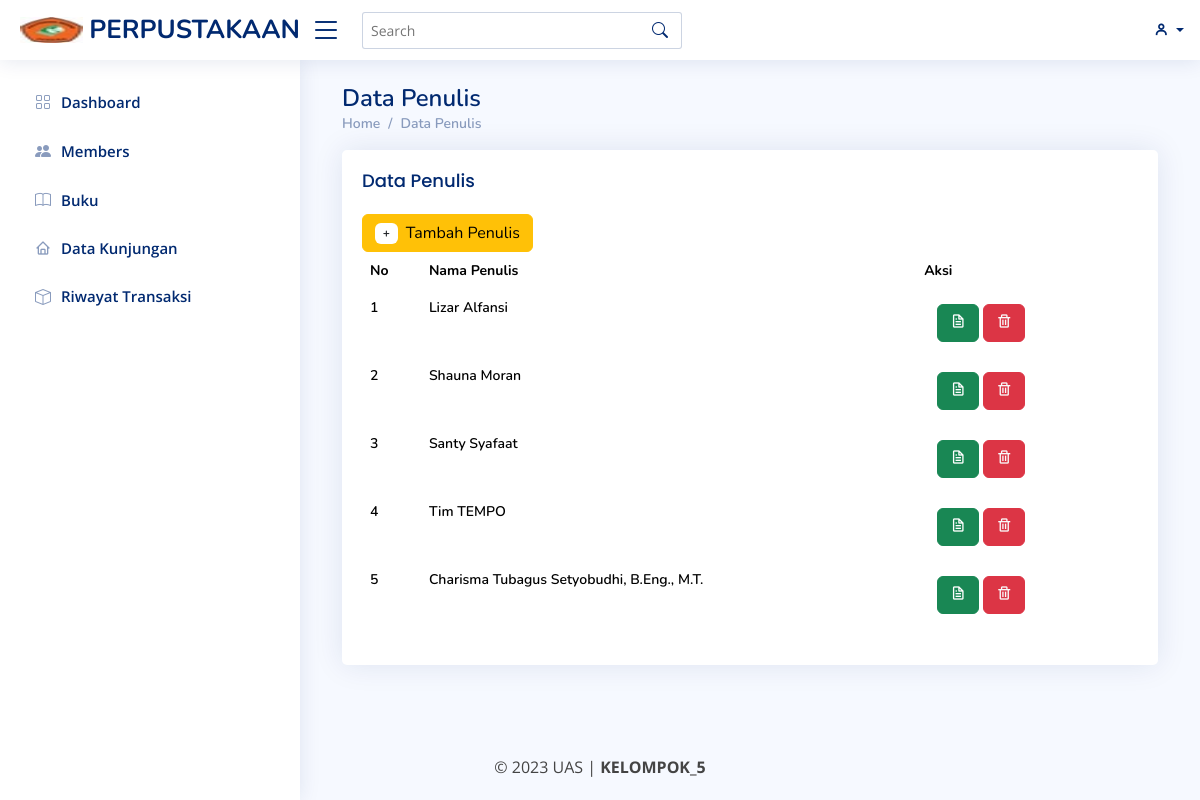
The page /index.php?page=penulis (signed in) on the database its author committed.
### tables this page shows
CREATE TABLE `penulis` (
  `id_penulis` int(11) NOT NULL,
  `nama_penulis` varchar(50) NOT NULL
);

### penulis.php (the view, shortened to what this page needs)
<div class="pagetitle">
    <h1>Data Penulis</h1>
    <nav>
        <ol class="breadcrumb">
            <li class="breadcrumb-item"><a href="index.php?page=dashboard">Home</a></li>
            <li class="breadcrumb-item"><a href="index.php?page=prodi">Data Penulis</a></li>
            <?php
            $aksi = isset($_GET['aksi']) ? $_GET['aksi'] : 'list';
            switch ($aksi) {
                    ?>
        <?php
                case 'list':
                    include 'koneksi.php';
                    ?>
        <div class="col-12  mt-3">
            <div class="card recent-sales overflow-auto">
                <div class="card-body">
                    <h5 class="card-title">Data Penulis</h5>
                    <table class="table table-borderless datatable">
                        <button type="button" class="btn btn-warning" data-bs-toggle="modal" data-bs-target="#exampleModal">
                            <span class="badge bg-white text-dark me-2">+</span>Tambah Penulis
                        </button>
                </div>
            </div>
            <thead>
                <tr>
                    <th scope="col">No</th>
                    <th scope="col">Nama Penulis</th>
                    <th scope="col">Aksi</th>
                </tr>
            </thead>
            <tbody>
                <?php
                $query = "SELECT * FROM penulis";
                $result = $db->query($query);
                if ($result->num_rows > 0) {
                    $nomor = 1;
                    foreach ($result as $row):
                        ?>
                        <tr>
                            <td>
                                <?= $nomor++ ?>
                            </td>
                            <td>
                                <?= $row['nama_penulis'] ?>
                            </td>
                            <td>
                                <div class="btn">
                                    <button type="button" class="btn btn-success " data-bs-toggle="modal"
                                        data-bs-target="#EditModal<?= $row['id_penulis'] ?>"><span class="bx bx-file"></span></button>
                                    <a onclick="return confirm('Apakah kamu yakin menghapusnya?')"
                                        href="proses_penulis.php?proses=delete&id_penulis=<?= $row['id_penulis'] ?>"
                                        class="btn btn-danger text-light"><span class="bx bx-trash"></a>
                                </div>
                            </td>
                        </tr>
                        <?php
                    endforeach;
                } else {
                    echo "<tr><td class ='text-center' colspan='6'>No data found</td></tr>";
                }
                ?>
            </tbody>
        </div>
        <?php
        break;
            }

### assets/css/style.css (style rules this page uses)
:root { scroll-behavior: smooth; }
body { font-family: "Open Sans", sans-serif; background: #f6f9ff; color: #444444; }
a { color: #4154f1; text-decoration: none; }
h1, h2, h3, h4, h5, h6 { font-family: "Nunito", sans-serif; }
.pagetitle { margin-bottom: 10px; }
.pagetitle h1 { font-size: 24px; margin-bottom: 0; font-weight: 600; color: #012970; }
.card { margin-bottom: 30px; border: none; border-radius: 5px; box-shadow: 0px 0 30px rgba(1, 41, 112, 0.1); }
.card-title { padding: 20px 0 15px 0; font-size: 18px; font-weight: 500; color: #012970; font-family: "Poppins", sans-serif; }
.card-body { padding: 0 20px 20px 20px; }
.breadcrumb { font-size: 14px; font-family: "Nunito", sans-serif; color: #899bbd; font-weight: 600; }
.breadcrumb a { color: #899bbd; transition: 0.3s; }
.breadcrumb .breadcrumb-item::before { color: #899bbd; }

### rows shown on the page
penulis: nama_penulis "Lizar Alfansi"
penulis: nama_penulis "Shauna Moran"
penulis: nama_penulis "Santy Syafaat"
penulis: nama_penulis "Tim TEMPO"
penulis: nama_penulis "Charisma Tubagus Setyobudhi, B.Eng., M.T."
